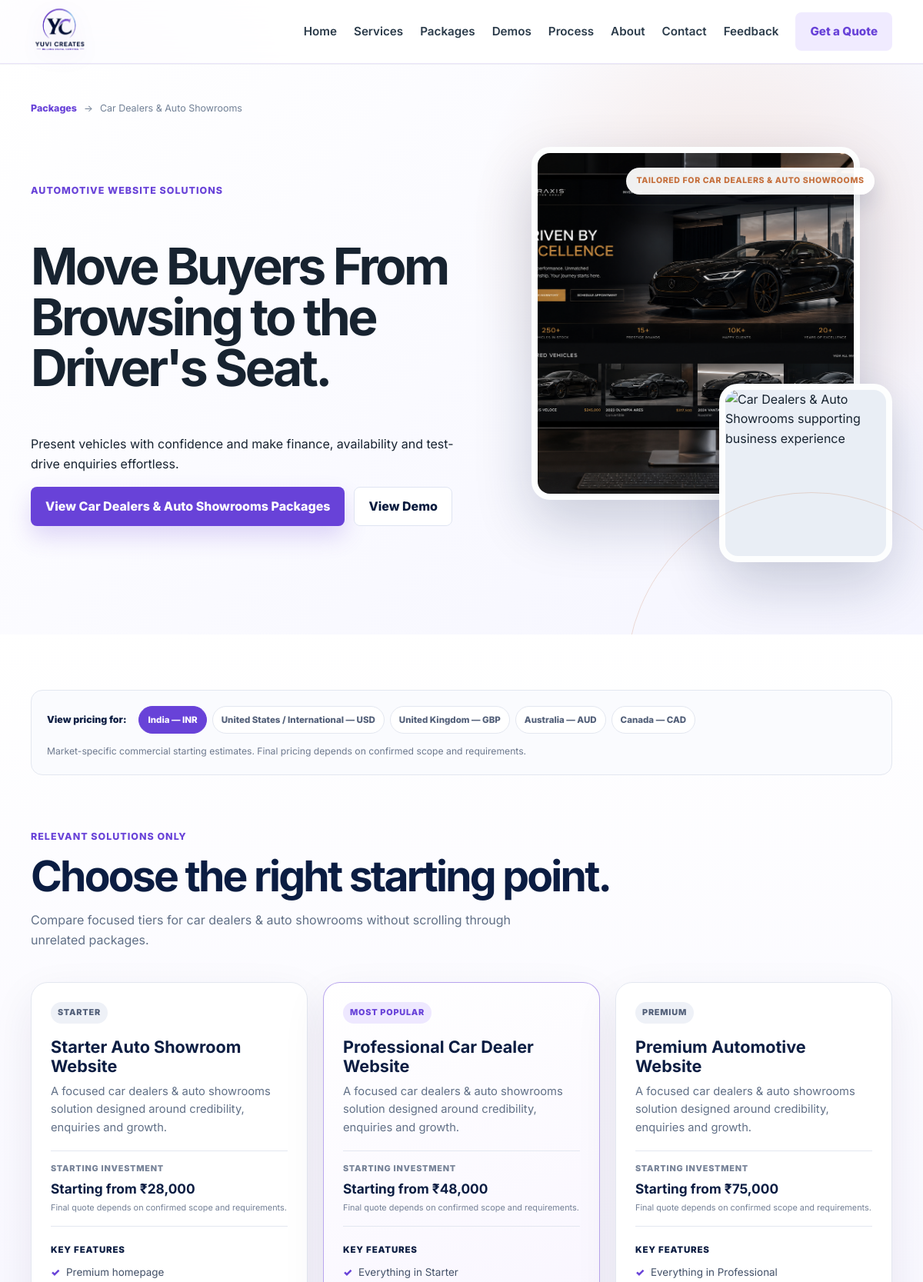
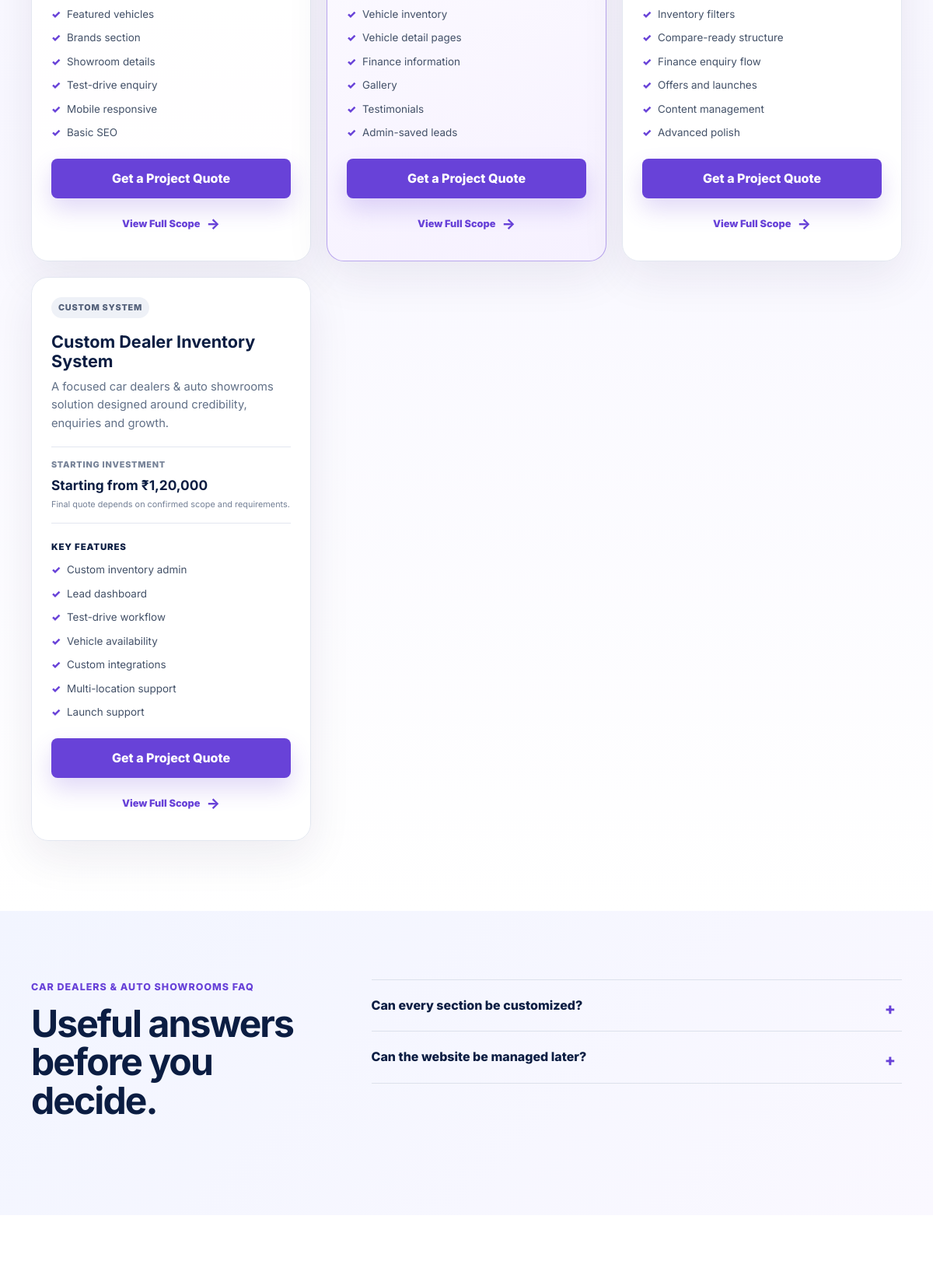
/packages/car-dealer/ (upper part), run on the app's committed database (2 pictures, top to bottom).
### core/models.py (models this page shows, shortened)
class Industry(models.Model):
    title = models.CharField(max_length=120)
    slug = models.SlugField(max_length=120, unique=True)
    icon = models.CharField(max_length=12, blank=True)
    badge = models.CharField(max_length=40, blank=True)
    short_description = models.CharField(max_length=220)
    eyebrow = models.CharField(max_length=120)
    hero_heading = models.CharField(max_length=220)
    hero_text = models.TextField()
    accent = models.CharField(max_length=20, default="#6842d8")
    hero_image = models.ImageField(upload_to="industries/", blank=True)
    packages = models.ManyToManyField(Package, blank=True, related_name="industries")
    demos = models.ManyToManyField(PortfolioProject, blank=True, related_name="industries")
    faq = models.TextField(blank=True, help_text="One question and answer per line, separated with |")
    is_active = models.BooleanField(default=True)
    order = models.PositiveSmallIntegerField(default=0)
    class Meta:
        ordering = ["order", "title"]
        verbose_name_plural = "Industries"

class Package(models.Model):
    class PublicPricingType(models.TextChoices):
        CUSTOM_QUOTE = "CUSTOM_QUOTE", "Custom Quote"
        TAILORED = "TAILORED", "Tailored Pricing"
        SCOPE_BASED = "SCOPE_BASED", "Scope-Based Pricing"
        STARTING_ON_REQUEST = "STARTING_ON_REQUEST", "Starting price available on request"
    title = models.CharField(max_length=160)
    category = models.CharField(max_length=120, blank=True)
    price = models.CharField(max_length=80)
    short_description = models.TextField()
    included_features = models.TextField(help_text="One feature per line.")
    scope_limits = models.TextField(blank=True, help_text="One scope limit per line.")
    summary = models.TextField(blank=True)
    is_featured = models.BooleanField(default=False)
    public_pricing_type = models.CharField(
        max_length=30,
        choices=PublicPricingType.choices,
        default=PublicPricingType.CUSTOM_QUOTE,
        help_text="Public label only. Internal INR pricing remains in the Price field.",
    )
    order = models.PositiveIntegerField(default=0)
    class Meta:
        ordering = ["order", "title"]

class PackageMarketPrice(models.Model):
    class Market(models.TextChoices):
        INDIA = "IN", "India — INR"
        US_INTERNATIONAL = "US_INTL", "United States / International — USD"
        UNITED_KINGDOM = "UK", "United Kingdom — GBP"
        AUSTRALIA = "AU", "Australia — AUD"
        CANADA = "CA", "Canada — CAD"
    class PricingMode(models.TextChoices):
        RANGE = "RANGE", "Price range"
        STARTING_FROM = "STARTING_FROM", "Starting from"
    package = models.ForeignKey(Package, on_delete=models.CASCADE, related_name="market_prices")
    market_code = models.CharField(max_length=12, choices=Market.choices)
    currency_code = models.CharField(max_length=3)
    currency_symbol = models.CharField(max_length=4)
    min_price = models.DecimalField(max_digits=12, decimal_places=0)
    max_price = models.DecimalField(max_digits=12, decimal_places=0, blank=True, null=True)
    pricing_mode = models.CharField(max_length=20, choices=PricingMode.choices, default=PricingMode.RANGE)
    is_active = models.BooleanField(default=True)
    display_order = models.PositiveSmallIntegerField(default=0)
    class Meta:
        ordering = ["display_order", "market_code"]
        constraints = [models.UniqueConstraint(fields=["package", "market_code"], name="unique_package_market_price")]
    def _format_amount(self, amount):
        value = f"{amount:.0f}"
        if self.currency_code != "INR" or len(value) <= 3:
            return f"{int(value):,}"
        tail = value[-3:]
        head = value[:-3]
        groups = []
        while head:
            groups.insert(0, head[-2:])
            head = head[:-2]
        return f"{','.join(groups)},{tail}"
    @property
    def public_label(self):
        minimum = f"{self.currency_symbol}{self._format_amount(self.min_price)}"
        suffix = f" {self.currency_code}" if self.currency_code != "INR" else ""
        if self.pricing_mode == self.PricingMode.STARTING_FROM or not self.max_price:
            return f"Starting from {minimum}{suffix}"
        maximum = f"{self.currency_symbol}{self._format_amount(self.max_price)}"
        return f"{minimum} – {maximum}{suffix}"

### core/views.py (the view)
# urls.py: path("packages/<slug:industry_slug>/", views.industry_packages, name="industry_packages"),
def industry_packages(request, industry_slug):
    ensure_default_content()
    industry = get_object_or_404(
        Industry.objects.prefetch_related("packages__market_prices", "demos"),
        slug=industry_slug,
        is_active=True,
    )
    packages_for_industry = list(industry.packages.all())
    matching_demo = industry.demos.first()
    items = [
        _industry_package_item(package, index, len(packages_for_industry), matching_demo)
        for index, package in enumerate(packages_for_industry)
    ]
    faqs = []
    for line in industry.faq.splitlines():
        if "|" in line:
            question, answer = line.split("|", 1)
            faqs.append((question.strip(), answer.strip()))
    niche_visuals = {
        "business-services": ("images/portfolio_demos/local-service/hero.png", "images/portfolio_demos/local-service/detail.png"),
        "restaurant-cafe": ("images/portfolio_demos/restaurant/restaurant-hero.jpg", "images/portfolio_demos/restaurant/restaurant-menu.jpg"),
        "travel-tourism": ("images/portfolio_demos/travel/hero.jpg", "images/portfolio_demos/travel/detail.jpg"),
        "beauty-salon": ("images/portfolio_demos/salon/hero.jpg", "images/portfolio_demos/salon/detail.jpg"),
        "cricket-sports": ("images/portfolio_demos/pitchqi/hero.jpg", "images/portfolio_demos/pitchqi/detail.jpg"),
        "real-estate": ("images/portfolio_demos/realestate/hero.jpg", "images/portfolio_demos/realestate/detail.jpg"),
        "gym-fitness": ("images/portfolio_demos/gym/gym-hero.jpg", "images/portfolio_demos/gym/gym-training.jpg"),
        "hotels-hospitality": ("images/portfolio_demos/hotel/hero.jpg", "images/portfolio_demos/hotel/detail.jpg"),
        "wedding-events": ("images/portfolio_demos/wedding/hero.jpg", "images/portfolio_demos/wedding/detail.jpg"),
        "shops-products": ("images/portfolio_demos/shop/hero.png", "images/portfolio_demos/shop/collection.png"),
        "personal-portfolios": ("images/portfolio_demos/personal/hero.jpg", "images/portfolio_demos/personal/detail.jpg"),
        "creative-agencies": ("images/portfolio_demos/agency/hero.jpg", "images/portfolio_demos/agency/work.jpg"),
        "pet-services": ("images/portfolio_demos/pet/hero.jpg", "images/portfolio_demos/pet/grooming.jpg"),
        "local-services": ("images/portfolio_demos/local-service/hero.png", "images/portfolio_demos/local-service/detail.png"),
        "clinic-healthcare": ("images/portfolio_demos/clinic/clinic-reception-v2.jpg", "images/portfolio_demos/clinic/clinic-consultation-v2.jpg"),
        "custom-systems": ("images/portfolio_demos/agency/work.jpg", "images/portfolio_demos/pitchqi/detail.jpg"),
        "coaching-institute": ("images/portfolio_demos/coaching/hero.png", "images/portfolio_demos/coaching/detail.png"),
        "car-dealer": ("images/portfolio_demos/auto/hero.png", "images/portfolio_demos/auto/detail.png"),
        "construction-interior": ("images/portfolio_demos/construction/hero.png", "images/portfolio_demos/construction/detail.png"),
        "jewellery-store": ("images/portfolio_demos/jewellery/hero.png", "images/portfolio_demos/jewellery/detail.png"),
        "corporate-business": ("images/portfolio_demos/corporate/hero.png", "images/portfolio_demos/corporate/detail.png"),
    }
    hero_visual, detail_visual = niche_visuals[industry.slug]
    return render(request, "industry_packages.html", {"industry": industry, "items": items, "matching_demo": matching_demo, "faqs": faqs, "hero_visual": hero_visual, "detail_visual": detail_visual})

### templates/industry_packages.html (shortened to what this page needs)
{% extends "base.html" %}{% load static %}
{% block body_class %}page-packages page-industry-packages{% endblock %}
{% block extra_head %}<link rel="stylesheet" href="{% static 'css/pages/packages.css' %}">{% endblock %}
{% block content %}
<section class="industry-package-hero" style="--industry-accent:{{ industry.accent }}"><div class="container">
    <nav class="package-breadcrumb" aria-label="Breadcrumb"><a href="{% url 'packages' %}">Packages</a><span>→</span><span>{{ industry.title }}</span></nav>
    <div class="industry-hero-grid"><div><p class="eyebrow">{{ industry.eyebrow }}</p><h1>{{ industry.hero_heading }}</h1><p class="lead">{{ industry.hero_text }}</p><div class="hero-actions"><a class="btn btn-primary" href="#package-options">View {{ industry.title }} Packages</a>{% if matching_demo %}<a class="btn btn-secondary" href="{% url 'portfolio_demo' matching_demo.pk matching_demo.title|slugify %}">View Demo</a>{% endif %}</div></div>
    <div class="industry-visual-stack"><figure class="industry-visual-main"><img src="{% static hero_visual %}" alt="{{ industry.title }} professional website visual"></figure><figure class="industry-visual-detail"><img src="{% static detail_visual %}" alt="{{ industry.title }} supporting business experience"></figure><span class="visual-note">Tailored for {{ industry.title }}</span></div></div>
</div></section>
<section class="solutions-shell" id="package-options"><div class="container">
    <div class="market-selector-wrap"><div><span>View pricing for:</span><div class="market-selector" role="group" aria-label="Select pricing market"><button type="button" class="market-option is-active" data-market="IN">India — INR</button><button type="button" class="market-option" data-market="US_INTL">United States / International — USD</button><button type="button" class="market-option" data-market="UK">United Kingdom — GBP</button><button type="button" class="market-option" data-market="AU">Australia — AUD</button><button type="button" class="market-option" data-market="CA">Canada — CAD</button></div></div><p>Market-specific commercial starting estimates. Final pricing depends on confirmed scope and requirements.</p></div>
    <header class="solution-heading"><p class="eyebrow">Relevant solutions only</p><h2>Choose the right starting point.</h2><p>Compare focused tiers for {{ industry.title|lower }} without scrolling through unrelated packages.</p></header>
    {% if items %}<div class="package-grid niche-package-grid">{% for item in items %}<article class="solution-card{% if item.is_popular %} is-popular{% endif %}"><div class="card-topline"><span class="package-badge{% if item.is_popular %} popular{% endif %}">{{ item.badge }}</span></div><h3>{{ item.package.title }}</h3><p class="value-copy">{{ item.description }}</p>{% if item.best_for %}<p class="best-for"><strong>Best for:</strong> {{ item.best_for }}</p>{% endif %}<div class="public-price"><span>Starting investment</span>{% for price in item.market_prices %}<strong data-market-price="{{ price.market_code }}"{% if price.market_code != 'IN' %} hidden{% endif %}>{{ price.public_label }}</strong>{% endfor %}<small>Final quote depends on confirmed scope and requirements.</small></div><p class="included-label">Key features</p><ul class="key-features">{% for feature in item.key_features %}<li>{{ feature }}</li>{% endfor %}</ul><div class="card-actions"><a class="btn btn-primary quote-link" data-quote-base="{% url 'contact' %}?package={{ item.package.pk }}&industry={{ industry.slug }}" href="{% url 'contact' %}?package={{ item.package.pk }}&industry={{ industry.slug }}&market=IN">Get a Project Quote</a><button class="scope-toggle" type="button" aria-haspopup="dialog" data-scope-template="scope-{{ item.package.pk }}">View Full Scope <span aria-hidden="true">→</span></button></div>
    </article>{% endfor %}</div>{% endif %}
</div></section>
<section class="packages-faq"><div class="container faq-layout"><div class="section-intro"><p class="eyebrow">{{ industry.title }} FAQ</p><h2>Useful answers before you decide.</h2></div><div class="faq-list">{% for question, answer in faqs %}<details><summary>{{ question }}</summary><p>{{ answer }}</p></details>{% endfor %}</div></div></section>
<section class="packages-final"></section>
{% endblock %}{% block extra_scripts %}<script src="{% static 'js/pages/packages.js' %}"></script>{% endblock %}

### data on the page
Industry: title "Car Dealers & Auto Showrooms", eyebrow "AUTOMOTIVE WEBSITE SOLUTIONS", hero_heading "Move Buyers From Browsing to the Driver's Seat.", hero_text "Present vehicles with confidence and make finance, availability and test-drive enquiries effortless.", title "CAR DEALERS & AUTO SHOWROOMS", title "car dealers & auto showrooms"
Package: badge "STARTER", package "Starter Auto Showroom Website", description "A focused car dealers & auto showrooms solution designed around credibility, enquiries and growth.", key_features "Premium homepage" "Featured vehicles" "Brands section" "Showroom details" "Test-drive enquiry" "Mobile responsive" "Basic SEO"
PackageMarketPrice: public_label "Starting from ₹28,000"
Package: badge "MOST POPULAR", package "Professional Car Dealer Website", description "A focused car dealers & auto showrooms solution designed around credibility, enquiries and growth.", key_features "Everything in Starter" "Vehicle inventory" "Vehicle detail pages" "Finance information" "Gallery" "Testimonials" "Admin-saved leads"
PackageMarketPrice: public_label "Starting from ₹48,000"
Package: badge "PREMIUM", package "Premium Automotive Website", description "A focused car dealers & auto showrooms solution designed around credibility, enquiries and growth.", key_features "Everything in Professional" "Inventory filters" "Compare-ready structure" "Finance enquiry flow" "Offers and launches" "Content management" "Advanced polish"
PackageMarketPrice: public_label "Starting from ₹75,000"
Package: badge "CUSTOM SYSTEM", package "Custom Dealer Inventory System", description "A focused car dealers & auto showrooms solution designed around credibility, enquiries and growth.", key_features "Custom inventory admin" "Lead dashboard" "Test-drive workflow" "Vehicle availability" "Custom integrations" "Multi-location support" "Launch support"
PackageMarketPrice: public_label "Starting from ₹1,20,000"

### other printed values
{{ question }} "Can every section be customized?" "Can the website be managed later?"
